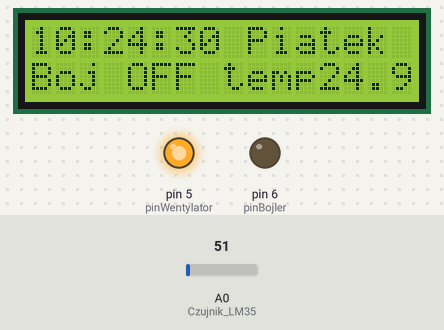
The sketch below on a simulated Arduino Uno, built with avr-gcc and run on an emulated ATmega328P. On the bench: 16×2 character LCD, output pins drawn as LEDs (lit = HIGH). Inputs (shaded band) come from the test bench; at power-on: A0 (Czujnik_LM35) = 51. The local clock reads 2024-03-15 10:24:30 at power-on unless the sketch sets it; what the sketch prints to the serial monitor is not drawn.

Above: at 1.3 s.
1.4 s: A0 (Czujnik_LM35) set to 61
At 4.3 s:
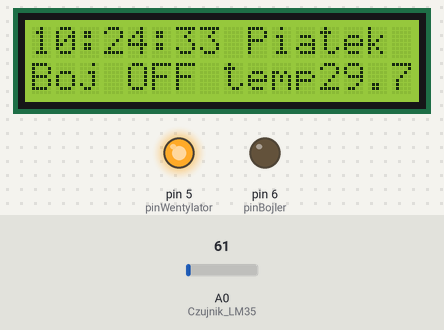
4.4 s: A0 (Czujnik_LM35) set to 22
At 7.1 s:
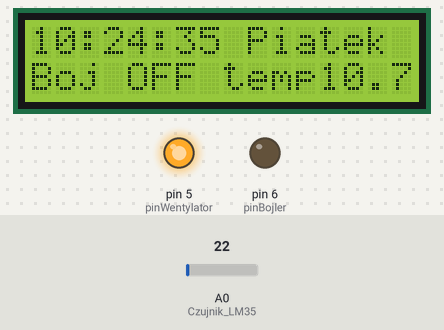
7.4 s: A0 (Czujnik_LM35) set to 18
At 9.9 s:
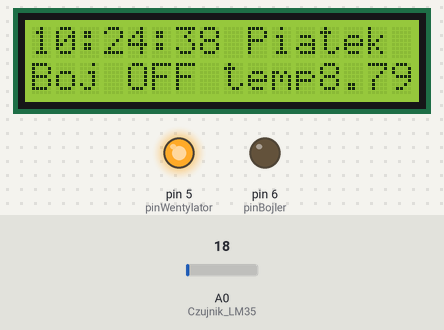
Timing chart, 0 to 11.4 s (numbered marks = the images above; inputs shaded):
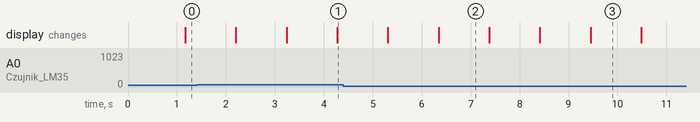

The sketch:

WObudowieDoBojlera.ino
```cpp
#define Czujnik_LM35 A0
#include <LiquidCrystal_I2C.h>
#include <Wire.h>
#include <Ds1302.h>   // zegar
Ds1302 rtc(9, 7, 8);  //RST CLK DAT

int kroczki = 0;
float temperatura = 60;
int godziny = 12;  // ta zmienna bedzie przechowywac godzine
int minuty = 10;
int sekundy = 15;
char dzien = 0;
char dzienTygodnia = 2;
const static char* DniTygodnia[] = {
  "Poniedz",
  "Wtorek ",
  "Sroda  ",
  "Czwarte",
  "Piatek ",
  "Sobota ",
  "Niedzie"
};

char pinBojler = 6;
char pinWentylator = 5;
// char pinCzujnikaTemperatury = 15;  //czyli analogowy A1 środkowa nóżka

boolean kontrolkaWlaczeniaBojlera = false;  // kontrolka wlaczonego (true) lub wylaczonego (false) stanu Bojlera

//LiquidCrystal_I2C lcd(0x27, 2, 1, 0, 4, 5, 6, 7, 3, POSITIVE);  // Ustawienie adresu ukladu na 0x27         A4 SDA        A5 SCL
LiquidCrystal_I2C lcd(0x27, 20, 4);  // set the LCD address to 0x27 for a 16 chars and 2 line display

void setup() {
  lcd.init();
  lcd.backlight();
  lcd.begin(16, 2);
  Serial.begin(9600);
  lcd.print("Bojler");
  pinMode(Czujnik_LM35, INPUT);
  pinMode(pinBojler, OUTPUT);         // Przekaznik jako wyjście dla bojlera D6
  digitalWrite(pinBojler, true);      // Na start wylaczony przekaznik bojler D6
  pinMode(pinWentylator, OUTPUT);     // Przekaznik jako wyjście dla wentylator D5
  digitalWrite(pinWentylator, true);  // Na start wylaczony przekaznik wentylator D5
  rtc.init();

  boolean ustawGodzine = false;  //trzeba zrobić na true żeby można ustawić date i czas
    ////////////ustawianie godziny
  if (ustawGodzine) {
    Ds1302::DateTime dt = {
      .year = 23,
      .month = Ds1302::MONTH_OCT,
      .day = 05,
      .hour = 20,
      .minute = 48,
      .second = 03,
      .dow = Ds1302::DOW_TUE
    };

    rtc.setDateTime(&dt);
  }
}

void loop() {
  Ds1302::DateTime now;
  rtc.getDateTime(&now);
  godziny = now.hour;
  minuty = now.minute;
  sekundy = now.second;
  dzien = now.dow;
  dzienTygodnia = dzien - 1;

  sprawdz();
  wyswietl();
}
void uruchomPrzekaznikNr(char pinPrzekaznika) {
  digitalWrite(pinPrzekaznika, true);
}
void wylaczPrzekaznikNr(char pinPrzekaznika) {
  digitalWrite(pinPrzekaznika, false);
}

void wyswietl() {
  //////////////    tu wyswietlam bierzaca godzine   ////////////////////////
  lcd.setCursor(0, 0);
  if (godziny < 10)  // jak godziny od 0 do 9 to trzeba zero dopisac zeby ładnie było
    lcd.print(0);
  lcd.print(godziny);
  lcd.print(":");
  if (minuty < 10)  // jak minuty od 0 do 9 to trzeba zero dopisac
    lcd.print(0);
  lcd.print(minuty);
  lcd.print(":");
  if (sekundy < 10)  // jak sekundy od 0 do 9 to trzeba zero dopisac
    lcd.print(0);
  lcd.print(sekundy);
  lcd.print(" ");
  lcd.print(DniTygodnia[dzienTygodnia]);
  lcd.setCursor(0, 1);
  if (kontrolkaWlaczeniaBojlera == true)  // tu sprawdzam ktora wersje wyswietlic
  {
    lcd.print("Boj ON temp");

  } else if (kontrolkaWlaczeniaBojlera == false) {
    lcd.print("Boj OFF temp");
  }
  lcd.print(temperatura);


  Serial.print(godziny);
  Serial.print(":");
  Serial.print(minuty);
  Serial.print(":");
  Serial.println(sekundy);
}


void sprawdz() {
  boolean kontrolkaTemp = false;
  kroczki++;

  if (kroczki = 10) {
    analogRead(Czujnik_LM35);
    analogRead(Czujnik_LM35);
    analogRead(Czujnik_LM35);
    temperatura = ((analogRead(Czujnik_LM35) * 5.0) / 1024.0) * 100;

    Serial.print("temperatura:");
    Serial.println(temperatura);
    Serial.println(analogRead(Czujnik_LM35));
    kroczki = 0;
  }
  if (godziny >= 22 || godziny <= 5) {
    kontrolkaTemp = true;
    Serial.println("godziny sa takie same nocne");
  }
  if (godziny >= 13 && godziny < 15) {
    kontrolkaTemp = true;
    Serial.println("godziny sa takie same dzienna");
  }
  if (dzien >= 6) {
    kontrolkaTemp = true;
    Serial.print("godziny weekendowe ");
    Serial.println(dzienTygodnia);
  }
  if (kontrolkaTemp) {
    Serial.print(godziny);
    Serial.print(":");
    Serial.print(minuty);
    Serial.print("   ...");
    Serial.println(" wlaczam bojler");
    kontrolkaWlaczeniaBojlera = true;
    uruchomPrzekaznikNr(pinBojler);
    //  wylaczPrzekaznikNr(pinBojler);
  } else if (!kontrolkaTemp) {
    kontrolkaWlaczeniaBojlera = false;
    wylaczPrzekaznikNr(pinBojler);
    uruchomPrzekaznikNr(pinWentylator);
    Serial.println("    Wyłaczony   OFF >>>   ");
  }
  delay(1000);
}
```

Measured:
- what the display in image 2 shows lasts 1.1 s, from 6.3 s to 7.4 s
